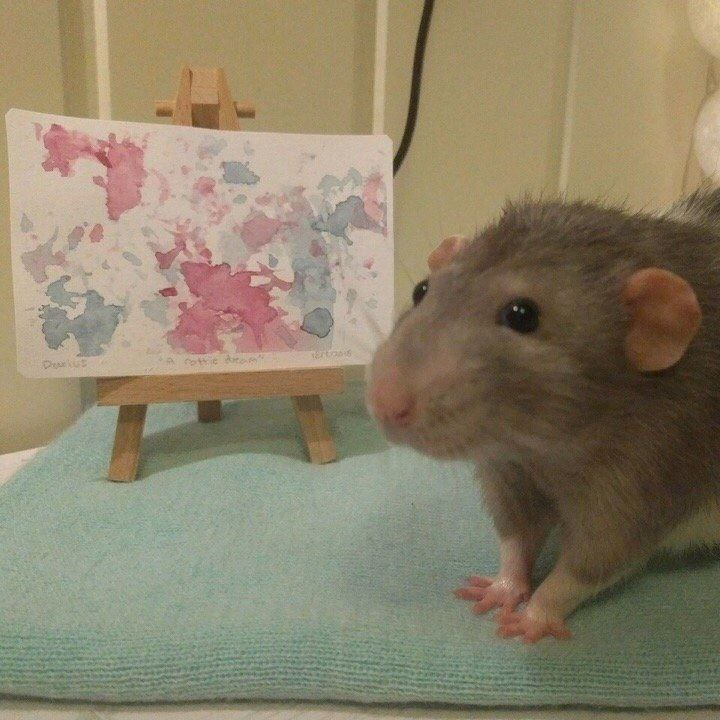
%> input picture lab-3/rat1.jpg, 720 x 720 px
$ octave lab3_pilar_color.m   (GNU Octave 9; MATLAB toolbox functions it lacks are replaced by stand-ins)
%> lines starting %> are read from the running program, lines starting %| are printed output that depends on the picture; in (x1, y1, x2, y2) boxes, pixels count from 0 and x2, y2 are one past the last pixel; in counts of white or black regions, pixels touching at a corner belong together; the program's own positions count from 1
rat=imread('rat1.jpg');
%> rat is the input picture: size 720x720x3 uint8; mean R, G, B 139.6, 129.6, 105.5
rat=im2double(rat);
%> rat: size 720x720x3 double

rat_red=rat(:,:,1);
rat_green=rat(:,:,2);
rat_blue=rat(:,:,3);
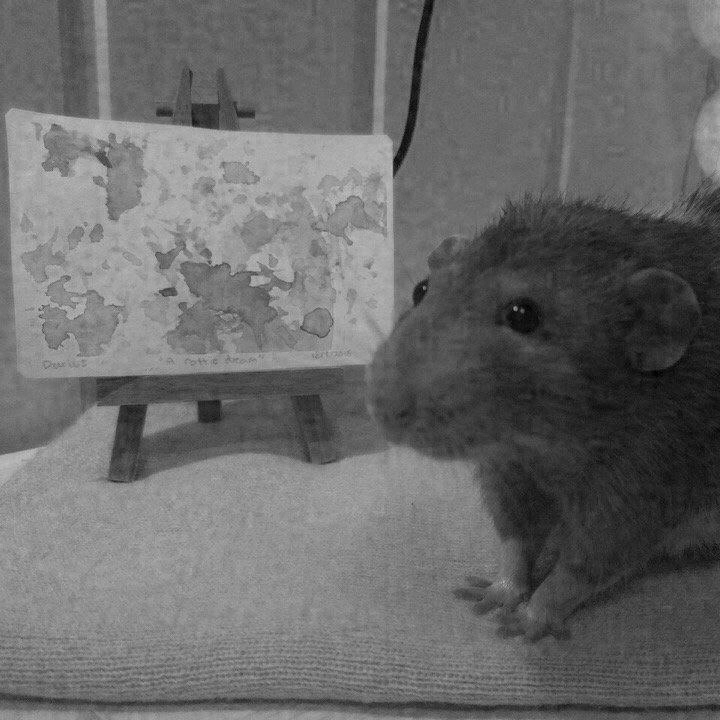
%> rat_blue: size 720x720 double; min 0, max 0.78, mean 0.414

N = 3;
intensity_range = linspace(min(rat_red(:)), max(rat_red(:)), N + 1);
%> intensity_range = [0.0314 0.345 0.659 0.973]
rat_red_new_1 = im2double(zeros(size(rat_red)));
for i = 1:N
    lower_bound = intensity_range(i);
    upper_bound = intensity_range(i + 1);
    mask = (rat_red >= lower_bound) & (rat_red < upper_bound);
    rat_red_new_1(mask) = (rat_red(mask) - lower_bound) / (upper_bound - lower_bound);
end
%> this loop made 3 passes
%> (lower_bound, upper_bound) on passes 1 to 3: (0.0314, 0.345), (0.345, 0.659), (0.659, 0.973)
%> pass 1, `mask = (rat_red >= lower_bound) & (rat_red < upper_bound);`:
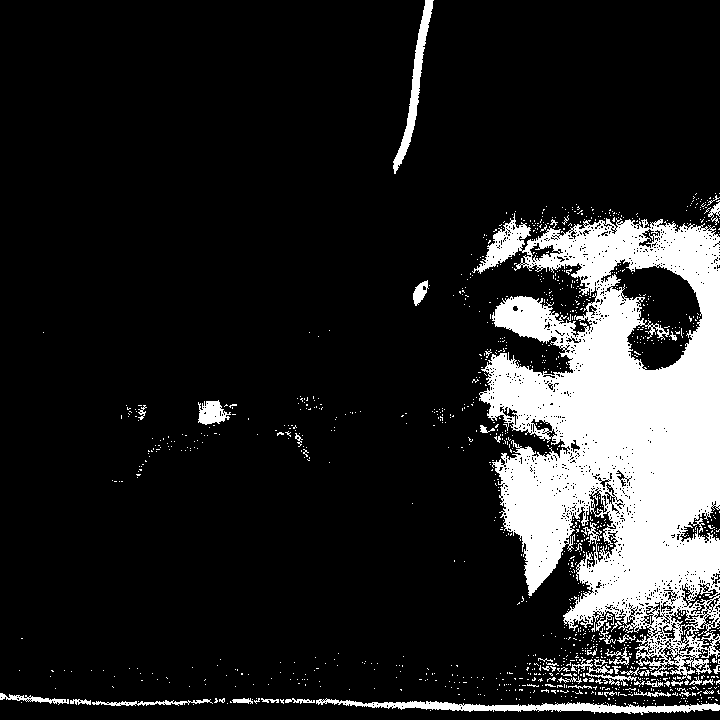
%> mask: size 720x720 logical; 14.7% white; 1135 white regions (1085 under 20 px), largest, box (x1, y1, x2, y2) and area: (472, 213, 720, 680) 66081, (316, 698, 720, 715) 2479, (393, 0, 434, 174) 1412
%> after the loop:
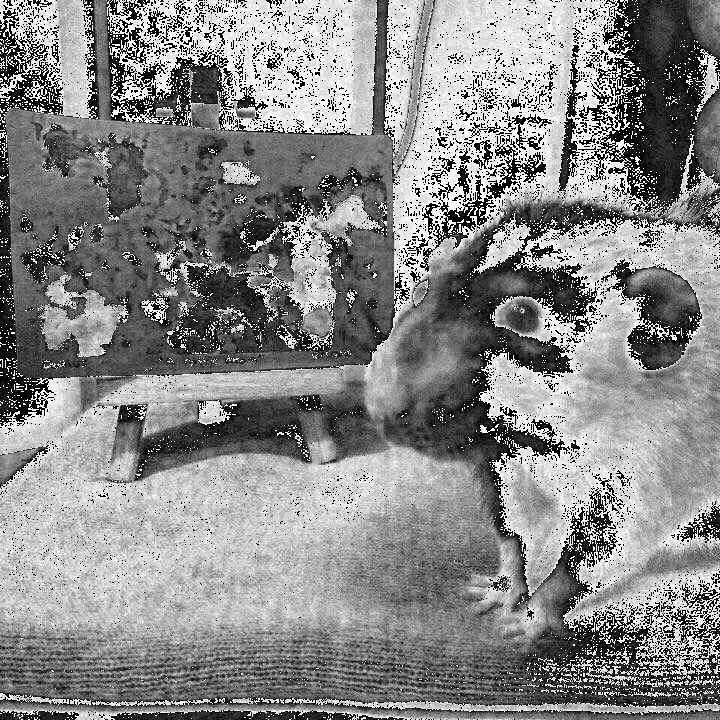
%> rat_red_new_1: size 720x720 double; min 0, max 0.988, mean 0.536

N = 3;
intensity_range = linspace(min(rat_green(:)), max(rat_green(:)), N + 1);
%> intensity_range = [0.0118 0.289 0.566 0.843]
rat_green_new_1 = im2double(zeros(size(rat_green)));
for i = 1:N
    lower_bound = intensity_range(i);
    upper_bound = intensity_range(i + 1);
    mask = (rat_green >= lower_bound) & (rat_green < upper_bound);
    rat_green_new_1(mask) = (rat_green(mask) - lower_bound) / (upper_bound - lower_bound);
end
%> this loop made 3 passes
%> (lower_bound, upper_bound) on passes 1 to 3: (0.0118, 0.289), (0.289, 0.566), (0.566, 0.843)
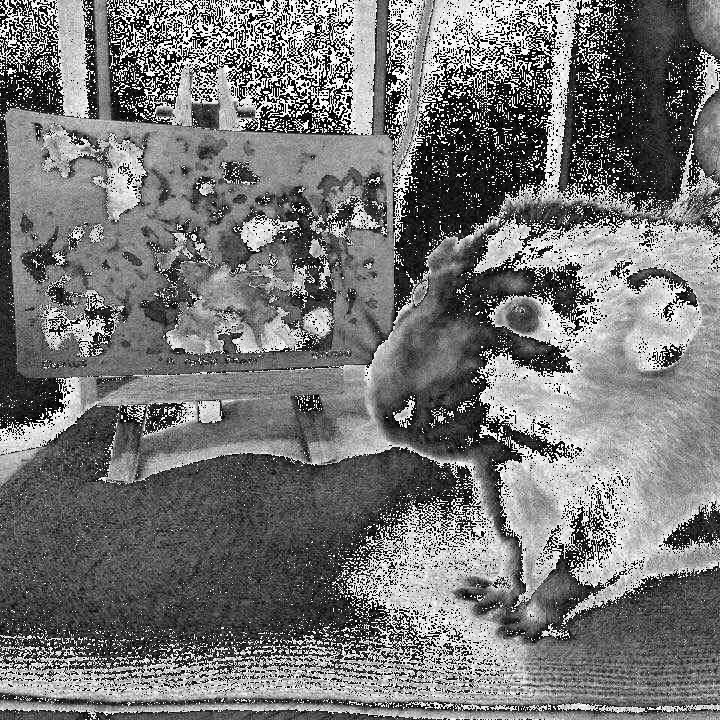
%> rat_green_new_1: size 720x720 double; min 0, max 0.995, mean 0.462

N = 3;
intensity_range = linspace(min(rat_blue(:)), max(rat_blue(:)), N + 1);
%> intensity_range = [0 0.26 0.52 0.78]
rat_blue_new_1 = im2double(zeros(size(rat_blue)));
for i = 1:N
    lower_bound = intensity_range(i);
    upper_bound = intensity_range(i + 1);
    mask = (rat_blue >= lower_bound) & (rat_blue < upper_bound);
    rat_blue_new_1(mask) = (rat_blue(mask) - lower_bound) / (upper_bound - lower_bound);
end
%> this loop made 3 passes
%> (lower_bound, upper_bound) on passes 1 to 3: (0, 0.26), (0.26, 0.52), (0.52, 0.78)
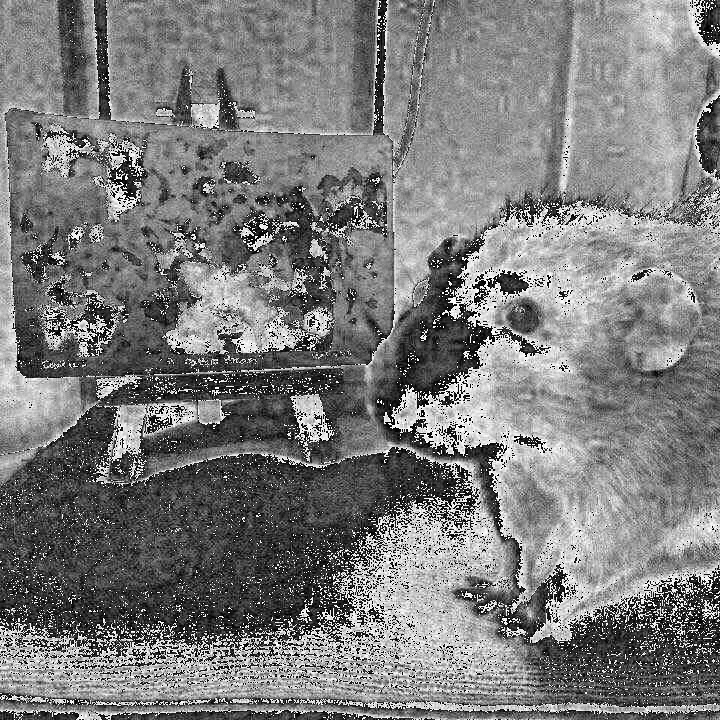
%> rat_blue_new_1: size 720x720 double; min 0, max 0.995, mean 0.486

rat_new_1=im2double(zeros(size(rat)));
rat_new_1(:,:,1)=rat_red_new_1;
rat_new_1(:,:,2)=rat_green_new_1;
rat_new_1(:,:,3)=rat_blue_new_1;

rat_red_new_2 = im2double(zeros(size(rat_red)));
lower_bound = 0.2;
upper_bound = 0.4;
mask = (rat_red >= lower_bound) & (rat_red < upper_bound);
%> mask: size 720x720 logical; 20.6% white; 1369 white regions (1341 under 20 px), largest, box (x1, y1, x2, y2) and area: (0, 189, 720, 716) 97314, (134, 400, 260, 481) 2195, (393, 0, 435, 176) 1257
rat_red_new_2(mask) = (rat_red(mask) - lower_bound) / (upper_bound - lower_bound);
rat_red_new_2(rat_red < lower_bound | rat_red >= upper_bound) = 0.5;

rat_green_new_2 = im2double(zeros(size(rat_green)));
lower_bound = 0.2;
upper_bound = 0.4;
mask = (rat_green >= lower_bound) & (rat_green < upper_bound);
%> mask: size 720x720 logical; 21.3% white; 1759 white regions (1689 under 20 px), largest, box (x1, y1, x2, y2) and area: (375, 188, 720, 681) 90716, (0, 692, 720, 717) 5357, (264, 391, 339, 462) 1893
rat_green_new_2(mask) = (rat_green(mask) - lower_bound) / (upper_bound - lower_bound);
rat_green_new_2(rat_green < lower_bound | rat_green >= upper_bound) = 0.5;

rat_blue_new_2 = im2double(zeros(size(rat_blue)));
lower_bound = 0.2;
upper_bound = 0.4;
mask = (rat_blue >= lower_bound) & (rat_blue < upper_bound);
%> mask: size 720x720 logical; 28.6% white; 4149 white regions (3994 under 20 px), largest, box (x1, y1, x2, y2) and area: (0, 0, 720, 720) 98532, (107, 0, 377, 134) 18520, (7, 0, 95, 117) 4493
rat_blue_new_2(mask) = (rat_blue(mask) - lower_bound) / (upper_bound - lower_bound);
rat_blue_new_2(rat_blue < lower_bound | rat_blue >= upper_bound) = 0.5;

rat_new_2=im2double(zeros(size(rat)));
rat_new_2(:,:,1)=rat_red_new_2;
rat_new_2(:,:,2)=rat_green_new_2;
rat_new_2(:,:,3)=rat_blue_new_2;

rat_red_new_3 = im2double(zeros(size(rat_red)));
lower_bound = 0.2;
upper_bound = 0.4;
mask = (rat_red >= lower_bound) & (rat_red < upper_bound);
rat_red_new_3(mask) = (rat_red(mask) - lower_bound) / (upper_bound - lower_bound);
rat_red_new_3(rat_red < lower_bound | rat_red >= upper_bound) = 0.0;

rat_green_new_3 = im2double(zeros(size(rat_green)));
lower_bound = 0.2;
upper_bound = 0.4;
mask = (rat_green >= lower_bound) & (rat_green < upper_bound);
rat_green_new_3(mask) = (rat_green(mask) - lower_bound) / (upper_bound - lower_bound);
rat_green_new_3(rat_green < lower_bound | rat_green >= upper_bound) = 0.0;

rat_blue_new_3 = im2double(zeros(size(rat_blue)));
lower_bound = 0.2;
upper_bound = 0.4;
mask = (rat_blue >= lower_bound) & (rat_blue < upper_bound);
rat_blue_new_3(mask) = (rat_blue(mask) - lower_bound) / (upper_bound - lower_bound);
rat_blue_new_3(rat_blue < lower_bound | rat_blue >= upper_bound) = 0.0;

rat_new_3=im2double(zeros(size(rat)));
rat_new_3(:,:,1)=rat_red_new_3;
rat_new_3(:,:,2)=rat_green_new_3;
rat_new_3(:,:,3)=rat_blue_new_3;

rat_red_new_4 = im2double(zeros(size(rat_red)));
lower_bound = 0.2;
upper_bound = 0.4;
mask = (rat_red >= lower_bound) & (rat_red < upper_bound);
rat_red_new_4(mask) = (rat_red(mask) - lower_bound) / (upper_bound - lower_bound);
rat_red_new_4(rat_red < lower_bound | rat_red >= upper_bound) = 1.0;

rat_green_new_4 = im2double(zeros(size(rat_green)));
lower_bound = 0.2;
upper_bound = 0.4;
mask = (rat_green >= lower_bound) & (rat_green < upper_bound);
rat_green_new_4(mask) = (rat_green(mask) - lower_bound) / (upper_bound - lower_bound);
rat_green_new_4(rat_green < lower_bound | rat_green >= upper_bound) = 1.0;

rat_blue_new_4 = im2double(zeros(size(rat_blue)));
lower_bound = 0.2;
upper_bound = 0.4;
mask = (rat_blue >= lower_bound) & (rat_blue < upper_bound);
rat_blue_new_4(mask) = (rat_blue(mask) - lower_bound) / (upper_bound - lower_bound);
rat_blue_new_4(rat_blue < lower_bound | rat_blue >= upper_bound) = 1.0;

rat_new_4=im2double(zeros(size(rat)));
rat_new_4(:,:,1)=rat_red_new_4;
rat_new_4(:,:,2)=rat_green_new_4;
rat_new_4(:,:,3)=rat_blue_new_4;
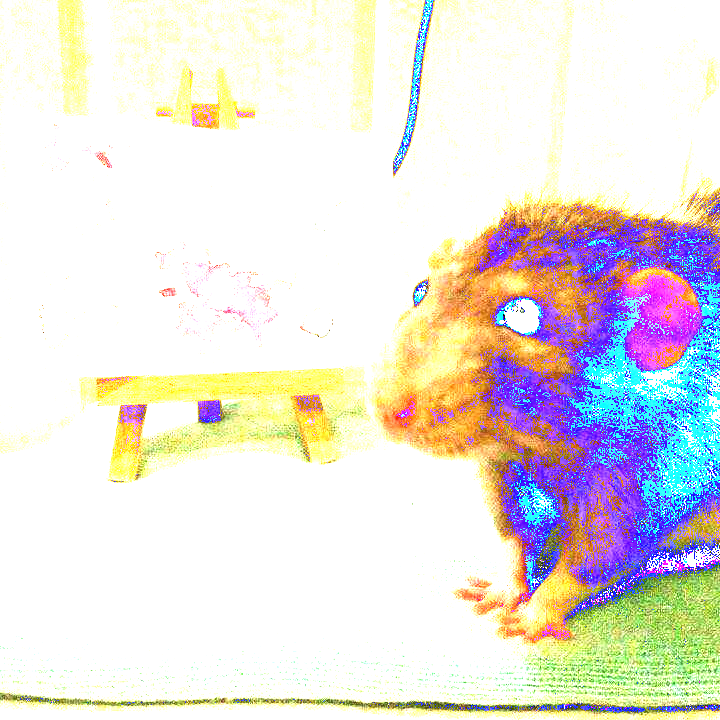
%> rat_new_4: size 720x720x3 double; mean R, G, B 0.91, 0.893, 0.875


subplot(5, 4, 1);
imshow(rat);
title('original');
subplot(5, 4, 2);
imhist(rat(:,:,1));
title('red');
subplot(5, 4, 3);
imhist(rat(:,:,2));
title('green');
subplot(5, 4, 4);
imhist(rat(:,:,3));
title('blue');

subplot(5, 4, 5);
imshow(rat_new_1);
subplot(5, 4, 6);
imhist(rat_new_1(:,:,1));
title('red');
subplot(5, 4, 7);
imhist(rat_new_1(:,:,2));
title('green');
subplot(5, 4, 8);
imhist(rat_new_1(:,:,3));
title('blue');

subplot(5, 4, 9);
imshow(rat_new_2);
subplot(5, 4, 10);
imhist(rat_new_2(:,:,1));
title('red');
subplot(5, 4, 11);
imhist(rat_new_2(:,:,2));
title('green');
subplot(5, 4, 12);
imhist(rat_new_2(:,:,3));
title('blue');

subplot(5, 4, 13);
imshow(rat_new_3);
subplot(5, 4, 14);
imhist(rat_new_3(:,:,1));
title('red');
subplot(5, 4, 15);
imhist(rat_new_3(:,:,2));
title('green');
subplot(5, 4, 16);
imhist(rat_new_3(:,:,3));
title('blue');

subplot(5, 4, 17);
imshow(rat_new_4);
subplot(5, 4, 18);
imhist(rat_new_4(:,:,1));
title('red');
subplot(5, 4, 19);
imhist(rat_new_4(:,:,2));
title('green');
subplot(5, 4, 20);
imhist(rat_new_4(:,:,3));
title('blue');
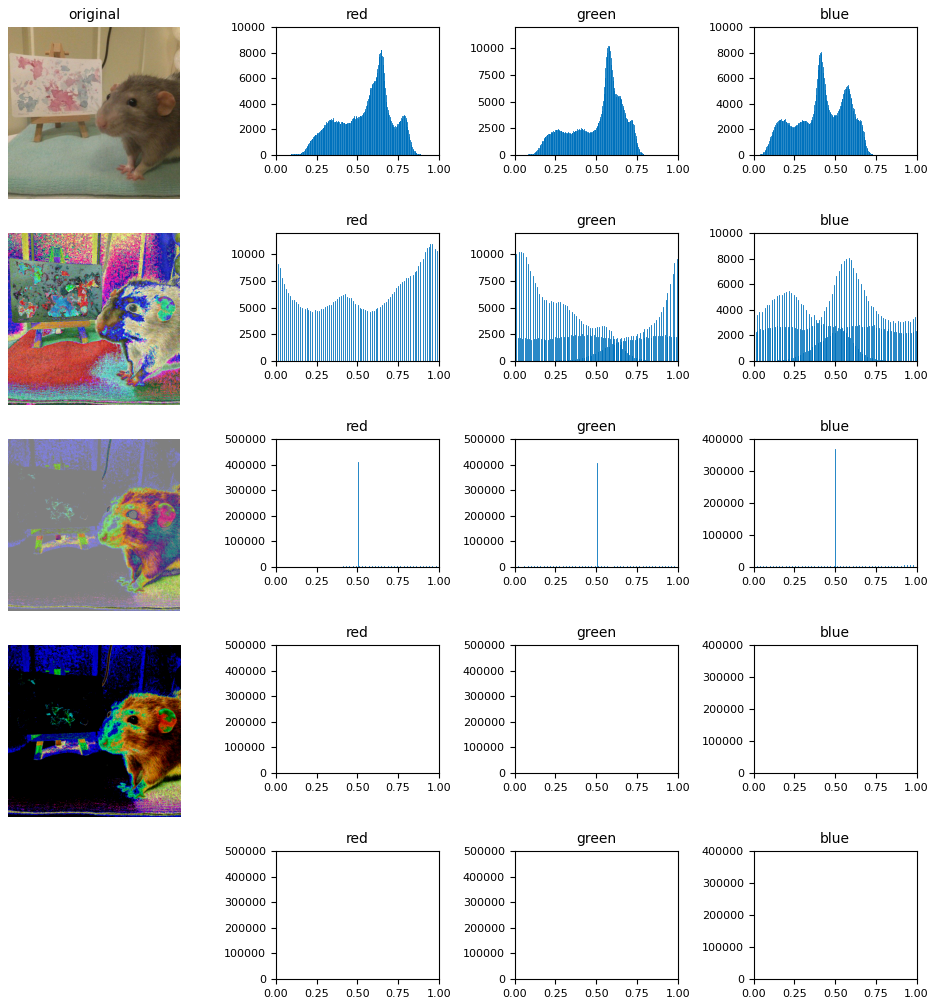
%> figure redrawn from the program's plot data, 20 panels
